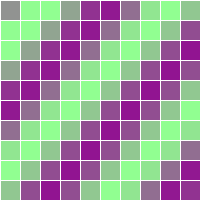
Frame 1 (no input)
Frame 60 (the mouse pressed at the canvas centre just before this capture): identical to frame 1, image omitted
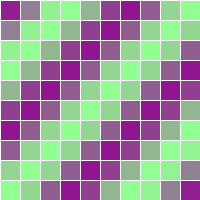
Frame 120 (the mouse held since frame 60 and released just before this capture)

The Processing sketch that drew these frames (run headless with seeded random() and noise(); from frame 60 on, the mouse is pressed at the canvas centre):

// Processing sketch: processing_105779
// ── processing_105779.pde

// from Daniel Shiffman's Learning Processing
Cell[][] grid; 
// Number of columns and rows in the grid 
int cols = 10; 
int rows = 10; 
boolean colorchange = false;
void setup() { 
  size(200, 200); 
  grid = new Cell[cols][rows]; 
  for (int i = 0; i < cols; i++ ) { 
    for (int j = 0; j < rows; j++ ) { 
      // Initialize each object 
      grid[i][j] = new Cell(i*20, j*20, 20, 20, i + j);
    }
  }
} 
void draw() { 
  background(0); 
  for (int i = 0; i < cols; i++ ) { 
    for (int j = 0; j < rows; j++ ) { 
      
       
      grid[i][j].display();
      
      //when the mouse is pressed, begin oscillate function
      if(mousePressed==true){
        grid[i][j].oscillate();
      }
      
      
    }
  }
} 
// A Cell object 
class Cell { 
  float x, y; // x,y location 
  float w, h; // width and height 
  float angle; // angle for oscillating brightness 
  // Cell Constructor 
  Cell(float tempX, float tempY, float tempW, float tempH, float tempAngle) { 
    x = tempX; 
    y = tempY; 
    w = tempW; 
    h = tempH; 
    angle = tempAngle;
  } 
  // Oscillation means increase angle 
  void oscillate() { 
    
    angle += 0.30;
     
    
  } 
  void display() { 
    stroke(255); 
    // Color calculated using sine wave 
    fill(145,147 + 127*sin(angle),145); 
    //fill(50,50,200);
    rect(x, y, w, h);
  }
  
 

  
  
  
}
